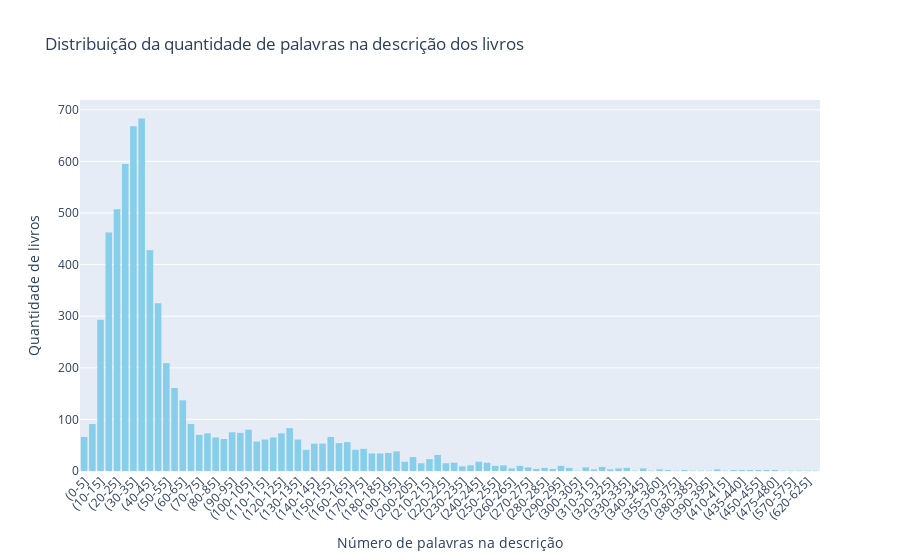

The code cell stored with this chart in its notebook:
### Code cell
import plotly.express as px

# Função para extrair o número inicial de cada faixa (ex: "(195-200]" -> 195)
def faixa_inicio(faixa):
    # Remove qualquer caractere não numérico do início
    return int(faixa.split("-")[0].replace("(", "").replace("[", ""))

# Ordena as faixas com base no número inicial
ordem_faixas = sorted(book_missing["faixa_palavras"].unique(), key=faixa_inicio)

fig = px.histogram(
    book_missing,
    x="faixa_palavras",
    color_discrete_sequence=['skyblue'],
    title="Distribuição da quantidade de palavras na descrição dos livros",
    category_orders={"faixa_palavras": ordem_faixas}
)

fig.update_layout(
    xaxis_title="Número de palavras na descrição",
    yaxis_title="Quantidade de livros",
    xaxis_tickangle=-45
)

fig.show()

### Figure 1 — Plotly figure (JSON) as saved in the notebook; plotly's stock layout.template omitted (floating-point values rounded to 4 significant figures; data arrays with more than 128 entries replaced by an {"elided": "..."} marker saying what was removed)
{"data": [{"bingroup": "x", "hovertemplate": "faixa_palavras=%{x}<br>count=%{y}<extra></extra>", "legendgroup": "", "marker": {"color": "skyblue", "pattern": {"shape": ""}}, "name": "", "orientation": "v", "showlegend": false, "type": "histogram", "x": {"elided": "6507 str values"}, "xaxis": "x", "yaxis": "y"}], "layout": {"barmode": "relative", "legend": {"tracegroupgap": 0}, "title": {"text": "Distribuição da quantidade de palavras na descrição dos livros"}, "xaxis": {"anchor": "y", "categoryarray": ["(0-5]", "(5-10]", "(10-15]", "(15-20]", "(20-25]", "(25-30]", "(30-35]", "(35-40]", "(40-45]", "(45-50]", "(50-55]", "(55-60]", "(60-65]", "(65-70]", "(70-75]", "(75-80]", "(80-85]", "(85-90]", "(90-95]", "(95-100]", "(100-105]", "(105-110]", "(110-115]", "(115-120]", "(120-125]", "(125-130]", "(130-135]", "(135-140]", "(140-145]", "(145-150]", "(150-155]", "(155-160]", "(160-165]", "(165-170]", "(170-175]", "(175-180]", "(180-185]", "(185-190]", "(190-195]", "(195-200]", "(200-205]", "(205-210]", "(210-215]", "(215-220]", "(220-225]", "(225-230]", "(230-235]", "(235-240]", "(240-245]", "(245-250]", "(250-255]", "(255-260]", "(260-265]", "(265-270]", "(270-275]", "(275-280]", "(280-285]", "(285-290]", "(290-295]", "(295-300]", "(300-305]", "(305-310]", "(310-315]", "(315-320]", "(320-325]", "(325-330]", "(330-335]", "(335-340]", "(340-345]", "(350-355]", "(355-360]", "(365-370]", "(370-375]", "(375-380]", "(380-385]", "(385-390]", "(390-395]", "(400-405]", "(410-415]", "(425-430]", "(435-440]", "(445-450]", "(450-455]", "(455-460]", "(475-480]", "(510-515]", "(570-575]", "(615-620]", "(620-625]", "(915-920]"], "categoryorder": "array", "domain": [0, 1], "tickangle": -45, "title": {"text": "Número de palavras na descrição"}}, "yaxis": {"anchor": "x", "domain": [0, 1], "title": {"text": "Quantidade de livros"}}}}
